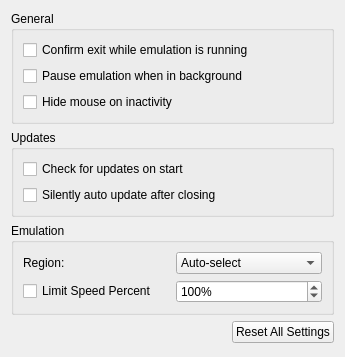
<?xml version="1.0" encoding="UTF-8"?>
<ui version="4.0">
 <class>ConfigureGeneral</class>
 <widget class="QWidget" name="ConfigureGeneral">
  <property name="geometry">
   <rect>
    <x>0</x>
    <y>0</y>
    <width>345</width>
    <height>357</height>
   </rect>
  </property>
  <property name="windowTitle">
   <string>Form</string>
  </property>
  <layout class="QHBoxLayout" name="horizontalLayout">
   <item>
    <layout class="QVBoxLayout" name="verticalLayout">
     <item>
      <widget class="QGroupBox" name="groupBox">
       <property name="title">
        <string>General</string>
       </property>
       <layout class="QVBoxLayout" name="verticalLayout_5">
        <item>
         <widget class="QCheckBox" name="toggle_check_exit">
          <property name="text">
           <string>Confirm exit while emulation is running</string>
          </property>
         </widget>
        </item>
        <item>
         <widget class="QCheckBox" name="toggle_background_pause">
          <property name="text">
           <string>Pause emulation when in background</string>
          </property>
         </widget>
        </item>
        <item>
         <widget class="QCheckBox" name="toggle_hide_mouse">
          <property name="text">
           <string>Hide mouse on inactivity</string>
          </property>
         </widget>
        </item>
       </layout>
      </widget>
     </item>
     <item>
      <widget class="QGroupBox" name="updateBox">
       <property name="title">
        <string>Updates</string>
       </property>
       <layout class="QVBoxLayout" name="verticalLayout_4">
        <item>
         <widget class="QCheckBox" name="toggle_update_check">
          <property name="text">
           <string>Check for updates on start</string>
          </property>
         </widget>
        </item>
        <item>
         <widget class="QCheckBox" name="toggle_auto_update">
          <property name="text">
           <string>Silently auto update after closing</string>
          </property>
         </widget>
        </item>
       </layout>
      </widget>
     </item>
     <item>
      <widget class="QGroupBox" name="groupBox_4">
       <property name="title">
        <string>Emulation</string>
       </property>
       <layout class="QGridLayout" name="gridLayout">
        <item row="0" column="0">
         <widget class="QLabel" name="label">
          <property name="text">
           <string>Region:</string>
          </property>
         </widget>
        </item>
        <item row="0" column="1">
         <widget class="QComboBox" name="region_combobox">
          <item>
           <property name="text">
            <string>Auto-select</string>
           </property>
          </item>
          <item>
           <property name="text">
            <string notr="true">JPN</string>
           </property>
          </item>
          <item>
           <property name="text">
            <string notr="true">USA</string>
           </property>
          </item>
          <item>
           <property name="text">
            <string notr="true">EUR</string>
           </property>
          </item>
          <item>
           <property name="text">
            <string notr="true">AUS</string>
           </property>
          </item>
          <item>
           <property name="text">
            <string notr="true">CHN</string>
           </property>
          </item>
          <item>
           <property name="text">
            <string notr="true">KOR</string>
           </property>
          </item>
          <item>
           <property name="text">
            <string notr="true">TWN</string>
           </property>
          </item>
         </widget>
        </item>
        <item row="1" column="0">
         <widget class="QCheckBox" name="toggle_frame_limit">
          <property name="text">
           <string>Limit Speed Percent</string>
          </property>
         </widget>
        </item>
        <item row="1" column="1">
         <widget class="QSpinBox" name="frame_limit">
          <property name="suffix">
           <string>%</string>
          </property>
          <property name="minimum">
           <number>1</number>
          </property>
          <property name="maximum">
           <number>9999</number>
          </property>
          <property name="value">
           <number>100</number>
          </property>
         </widget>
        </item>
       </layout>
      </widget>
     </item>
     <item alignment="Qt::AlignRight">
      <widget class="QPushButton" name="button_reset_defaults">
       <property name="text">
        <string>Reset All Settings</string>
       </property>
      </widget>
     </item>
     <item>
      <spacer name="verticalSpacer">
       <property name="orientation">
        <enum>Qt::Vertical</enum>
       </property>
       <property name="sizeHint" stdset="0">
        <size>
         <width>20</width>
         <height>40</height>
        </size>
       </property>
      </spacer>
     </item>
    </layout>
   </item>
  </layout>
 </widget>
 <resources/>
 <connections/>
</ui>
